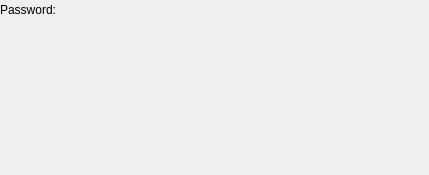
<?xml version="1.0" encoding="UTF-8"?>
<ui version="4.0">
 <class>OpenVPNAuthenticationWidget</class>
 <widget class="QWidget" name="OpenVPNAuthenticationWidget">
  <property name="geometry">
   <rect>
    <x>0</x>
    <y>0</y>
    <width>429</width>
    <height>175</height>
   </rect>
  </property>
  <property name="windowTitle">
   <string>OpenVPNAuthentication</string>
  </property>
  <layout class="QGridLayout">
   <property name="margin">
    <number>0</number>
   </property>
   <item row="0" column="0">
    <widget class="QLabel" name="textLabel1">
     <property name="text">
      <string>Password:</string>
     </property>
     <property name="alignment">
      <set>Qt::AlignRight|Qt::AlignTrailing|Qt::AlignVCenter</set>
     </property>
     <property name="wordWrap">
      <bool>false</bool>
     </property>
    </widget>
   </item>
   <item row="0" column="2">
    <spacer name="spacer2">
     <property name="orientation">
      <enum>Qt::Horizontal</enum>
     </property>
     <property name="sizeType">
      <enum>QSizePolicy::Expanding</enum>
     </property>
     <property name="sizeHint" stdset="0">
      <size>
       <width>40</width>
       <height>20</height>
      </size>
     </property>
    </spacer>
   </item>
   <item row="2" column="1">
    <spacer name="spacer1">
     <property name="orientation">
      <enum>Qt::Vertical</enum>
     </property>
     <property name="sizeType">
      <enum>QSizePolicy::Expanding</enum>
     </property>
     <property name="sizeHint" stdset="0">
      <size>
       <width>20</width>
       <height>40</height>
      </size>
     </property>
    </spacer>
   </item>
   <item row="0" column="1">
    <widget class="KPasswordEdit" name="editUserPassword" native="true"/>
   </item>
  </layout>
 </widget>
 <layoutdefault spacing="6" margin="11"/>
 <pixmapfunction>qPixmapFromMimeSource</pixmapfunction>
 <customwidgets>
  <customwidget>
   <class>KPasswordEdit</class>
   <extends>QWidget</extends>
   <header>kpasswordedit.h</header>
  </customwidget>
 </customwidgets>
 <resources/>
 <connections/>
</ui>
